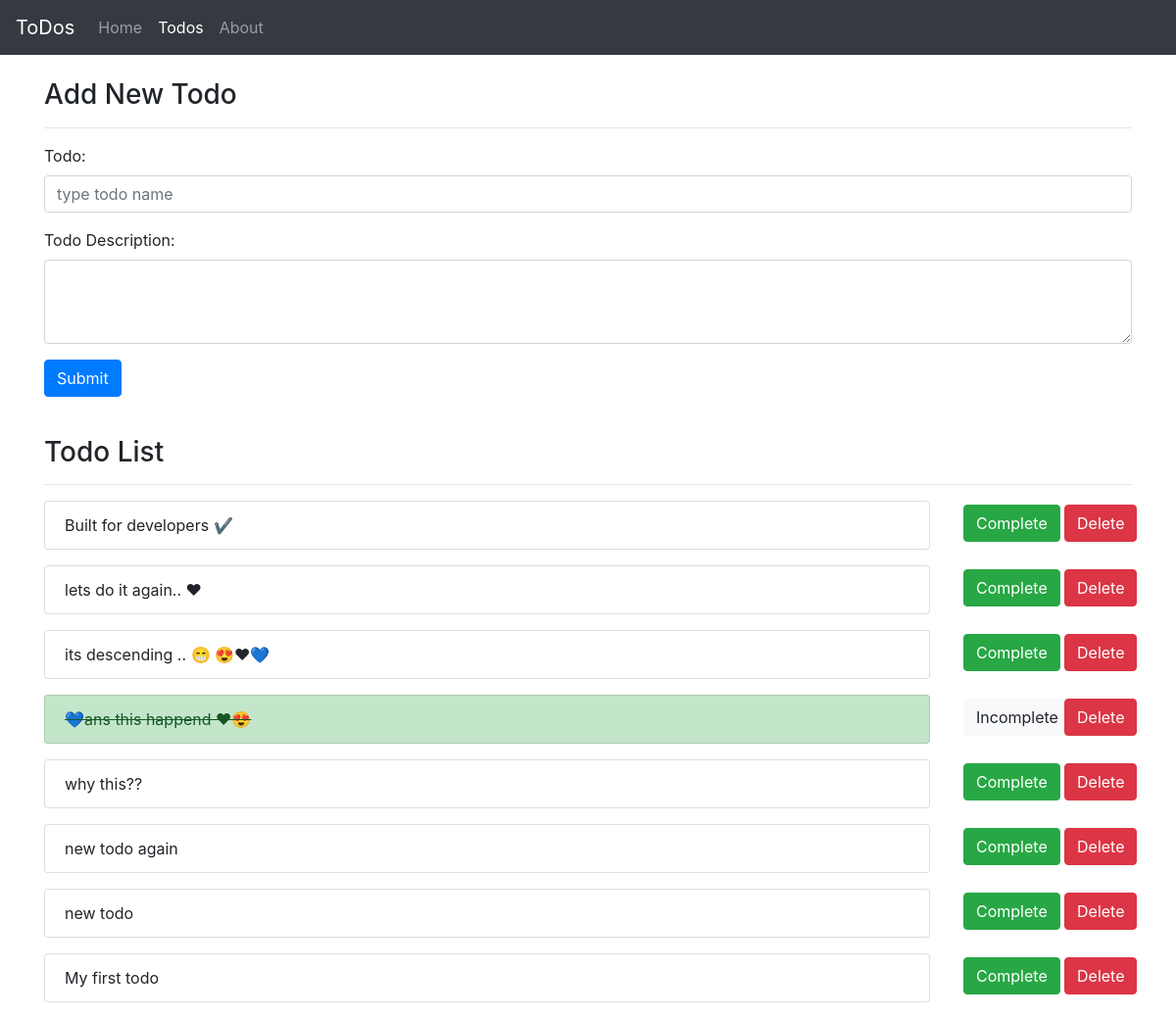
Screenshot of /todos with the database file from the repository.
### todos/models.py (models this page shows, shortened)
class todos(models.Model):
    todoName = models.CharField(max_length=124)
    description = models.TextField(max_length=None)
    is_complete = models.BooleanField(default=False)

### todos/views.py (the view)
# urls.py: path('todos', views.todo, name='todos'),
def todo(request):
    if request.method == "POST":
        todoname = request.POST.get('todoName')
        description = request.POST.get('description')
        form = todos(todoName=todoname, description=description)
        form.save()
        return redirect('todos')
    todoslist = todos.objects.all().order_by('-id')
    return render(request, 'todos/todos.html', {'todoslist': todoslist})

### templates/todos/todos.html (shortened to what this page needs)
{% extends "todos/base.html" %}
{% block content %}
<div class="container">
  <form method="POST">
    <div><h3>Add New Todo</h3></div>
    <hr />
    <div class="form-group">
      <label for="exampleFormControlInput1">Todo:</label>
      <input
        type="text"
        class="form-control"
        id="todoName"
        name="todoName"
        placeholder="type todo name"
      />
    </div>
    <div class="form-group">
      <label for="description">Todo Description:</label>
      <textarea
        class="form-control"
        id="description"
        name="description"
        rows="3"
      ></textarea>
    </div>
    <div class="form-group">
      <input class="btn btn-primary" type="submit" value="Submit" />
    </div>
  </form>
  <br />
  <div><h3>Todo List</h3></div>
  <hr />
  {% for todos in todoslist %}
  <div class="mb-3">
    <div class="row">
      {% if todos.is_complete == True %}
      <div class="col">
        <ul class="list-group">
          <li class="list-group-item list-group-item-success">
            <a class="text-decoration-none text-reset" href="{% url 'todo' todos.id %}"><del>{{ todos.todoName }}</del></a>
          </li>
        </ul>
      </div>
      <div class="col col-lg-1  m-1">
        <a class="btn btn-light" href="{% url 'todo_toggle' todos.id %}">Incomplete</a>
      </div>
      <div class="col col-lg-1 m-1">
        <a class="btn btn-danger" href="{% url 'deletetodo' todos.id %}">Delete</a>
      </div>
      {% else %}
      <div class="col">
        <ul class="list-group">
          <li class="list-group-item">
            <a class="text-decoration-none text-reset" href="{% url 'todo' todos.id %}">{{ todos.todoName }}</a>
          </li>
        </ul>
      </div>
      <div class="col col-lg-1  m-1">
        <a class="btn btn-success" href="{% url 'todo_toggle' todos.id %}">Complete</a>
      </div>
      <div class="col col-lg-1 m-1">
       <a class="btn btn-danger" href="{% url 'deletetodo' todos.id %}">Delete</a>
      </div>
      {% endif %}
    </div>
  </div>
  {% endfor %}
</div>
{% endblock content %}

### rows the page displays
todos: todoName "Built for developers ✔"
todos: todoName "lets do it again.. ❤"
todos: todoName "its descending .. 😁 😍❤💙"
todos: todoName "💙ans this happend ❤😍"
todos: todoName "why this??"
todos: todoName "new todo again"
todos: todoName "new todo"
todos: todoName "My first todo"
